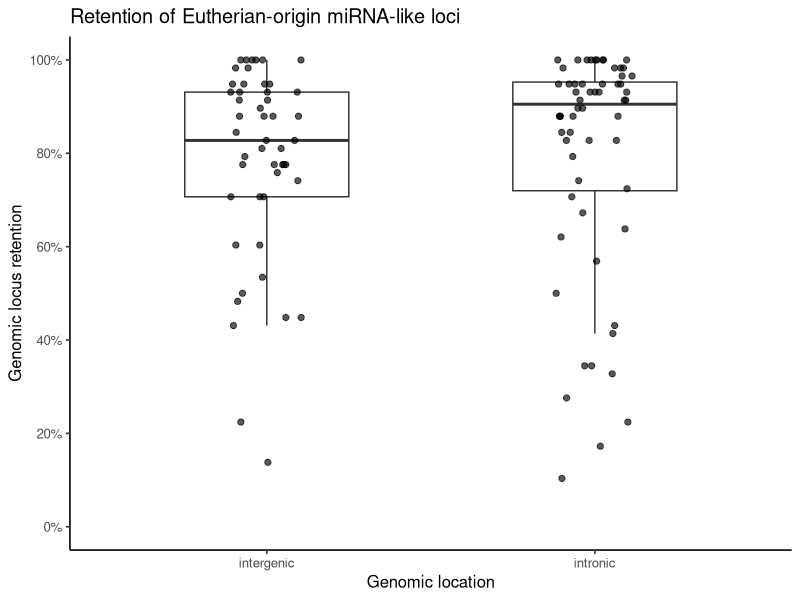
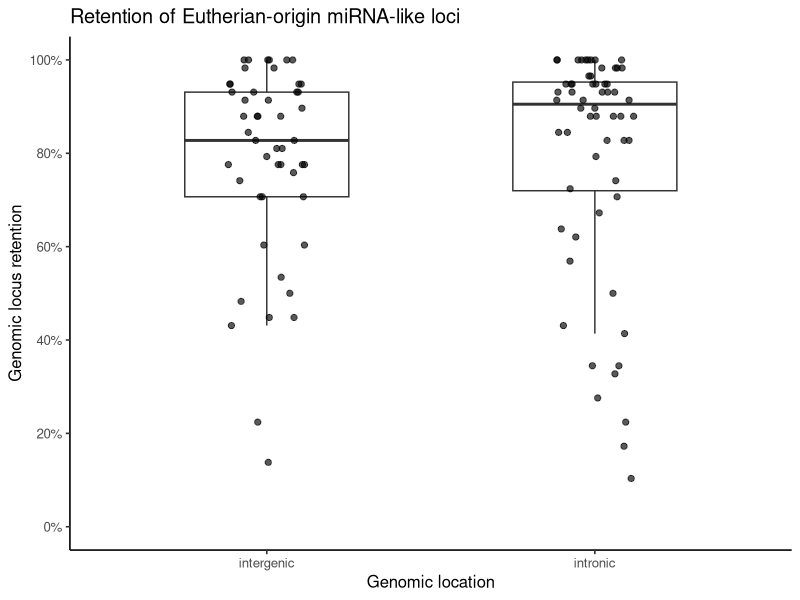

The R script that drew these images, in order:
library(readxl)
library(dplyr)
library(ggplot2)
library(broom)


# ------------------------------------------------------------
# 1. Read the Excel file
# ------------------------------------------------------------

dat_raw <- read_excel(
  "eutheria_intronic.xlsx",
  sheet = "Sheet1"
)

# Inspect the imported data
head(dat_raw)
names(dat_raw)
dim(dat_raw)
str(dat_raw)


# ------------------------------------------------------------
# 2. Examine genomic-location categories
# ------------------------------------------------------------

table(dat_raw$location, useNA = "ifany")


# ------------------------------------------------------------
# 3. Retain only unambiguous intronic and intergenic loci
# ------------------------------------------------------------

dat <- dat_raw %>%
  filter(location %in% c("intronic", "intergenic")) %>%
  mutate(
    # Intergenic is the reference category in the GLM
    location = factor(
      location,
      levels = c("intergenic", "intronic")
    ),
    
    # Number of species in which the locus was not retained
    lost_locus = all_synteny_species - retention_locus,
    
    # Recalculate the retention rate to verify the input column
    retention_rate_check =
      retention_locus / all_synteny_species
  )


# Check the retained dataset
dim(dat)
table(dat$location)
head(dat)


# Verify that all families have 58 assessable species
unique(dat$all_synteny_species)

stopifnot(
  all(dat$all_synteny_species == 58)
)


# Check that the supplied retention rate is correct
all.equal(
  dat$retention_rate,
  dat$retention_rate_check
)


# Check for impossible values
stopifnot(
  all(dat$retention_locus >= 0),
  all(dat$lost_locus >= 0),
  all(dat$retention_locus <= dat$all_synteny_species)
)


# ------------------------------------------------------------
# 4. Descriptive statistics
# ------------------------------------------------------------

descriptive_stats <- dat %>%
  group_by(location) %>%
  summarise(
    n_families = n(),
    
    mean_retained_loci =
      mean(retention_locus),
    
    sd_retained_loci =
      sd(retention_locus),
    
    median_retained_loci =
      median(retention_locus),
    
    min_retained_loci =
      min(retention_locus),
    
    max_retained_loci =
      max(retention_locus),
    
    mean_retention_rate =
      mean(retention_rate_check),
    
    sd_retention_rate =
      sd(retention_rate_check),
    
    median_retention_rate =
      median(retention_rate_check),
    
    IQR_retention_rate =
      IQR(retention_rate_check),
    
    .groups = "drop"
  )

print(descriptive_stats)


# Optional: display proportions as percentages
descriptive_stats_percent <- descriptive_stats %>%
  mutate(
    mean_retention_percent =
      100 * mean_retention_rate,
    
    median_retention_percent =
      100 * median_retention_rate
  )

print(descriptive_stats_percent)


# ------------------------------------------------------------
# 5. Fit an ordinary binomial GLM
# ------------------------------------------------------------
# This model is fitted mainly to evaluate overdispersion.
#
# Response:
#   retained loci versus lost loci
#
# Predictor:
#   location, with intergenic as the reference category
# ------------------------------------------------------------

fit_binomial <- glm(
  cbind(retention_locus, lost_locus) ~ location,
  family = binomial(link = "logit"),
  data = dat
)

summary(fit_binomial)


# ------------------------------------------------------------
# 6. Evaluate overdispersion
# ------------------------------------------------------------

pearson_chisq <- sum(
  residuals(fit_binomial, type = "pearson")^2
)

residual_df <- df.residual(fit_binomial)

dispersion_ratio <- pearson_chisq / residual_df

overdispersion_results <- data.frame(
  Pearson_chisquare = pearson_chisq,
  residual_df = residual_df,
  dispersion_ratio = dispersion_ratio
)

print(overdispersion_results)


# A dispersion ratio substantially greater than 1 indicates
# that the ordinary binomial variance is too small.
#
# In that case, use a quasibinomial GLM.


# ------------------------------------------------------------
# 7. Fit the primary quasibinomial GLM
# ------------------------------------------------------------

fit_quasi <- glm(
  cbind(retention_locus, lost_locus) ~ location,
  family = quasibinomial(link = "logit"),
  data = dat
)

summary(fit_quasi)


# ------------------------------------------------------------
# 8. Extract the coefficient table
# ------------------------------------------------------------

coefficient_table <- coef(summary(fit_quasi))

print(coefficient_table)


# Extract the intronic-location coefficient
beta_intronic <- coefficient_table[
  "locationintronic",
  "Estimate"
]

se_intronic <- coefficient_table[
  "locationintronic",
  "Std. Error"
]

t_intronic <- coefficient_table[
  "locationintronic",
  "t value"
]

p_intronic <- coefficient_table[
  "locationintronic",
  "Pr(>|t|)"
]


# ------------------------------------------------------------
# 9. Convert the coefficient to an odds ratio
# ------------------------------------------------------------

odds_ratio <- exp(beta_intronic)

odds_ratio


# Interpretation:
#
# OR > 1:
#   higher estimated retention odds for intronic loci
#
# OR < 1:
#   lower estimated retention odds for intronic loci
#
# OR = 1:
#   no difference


# ------------------------------------------------------------
# 10. Calculate a 95% confidence interval
# ------------------------------------------------------------
# Because this is a quasibinomial model, use the t distribution
# and the residual degrees of freedom.
# ------------------------------------------------------------

df_residual <- df.residual(fit_quasi)

critical_t <- qt(
  0.975,
  df = df_residual
)

beta_CI_lower <- beta_intronic -
  critical_t * se_intronic

beta_CI_upper <- beta_intronic +
  critical_t * se_intronic

OR_CI_lower <- exp(beta_CI_lower)
OR_CI_upper <- exp(beta_CI_upper)


# Combined model-results table
model_results <- data.frame(
  term = "Intronic versus intergenic",
  beta = beta_intronic,
  standard_error = se_intronic,
  t_value = t_intronic,
  residual_df = df_residual,
  p_value = p_intronic,
  odds_ratio = odds_ratio,
  OR_95CI_lower = OR_CI_lower,
  OR_95CI_upper = OR_CI_upper,
  dispersion_parameter = summary(fit_quasi)$dispersion
)

print(model_results)


# ------------------------------------------------------------
# 11. Predicted retention probabilities
# ------------------------------------------------------------
# Predicted probabilities for an average locus in each category
# according to the fitted model.
# ------------------------------------------------------------

new_dat <- data.frame(
  location = factor(
    c("intergenic", "intronic"),
    levels = levels(dat$location)
  )
)

predicted_link <- predict(
  fit_quasi,
  newdata = new_dat,
  type = "link",
  se.fit = TRUE
)

new_dat <- new_dat %>%
  mutate(
    predicted_log_odds =
      as.numeric(predicted_link$fit),
    
    standard_error =
      as.numeric(predicted_link$se.fit),
    
    predicted_probability =
      plogis(predicted_log_odds),
    
    lower_probability =
      plogis(
        predicted_log_odds -
          critical_t * standard_error
      ),
    
    upper_probability =
      plogis(
        predicted_log_odds +
          critical_t * standard_error
      )
  )

print(new_dat)


# ------------------------------------------------------------
# 12. Wilcoxon rank-sum sensitivity analysis
# ------------------------------------------------------------
# This compares the family-level retention-rate distributions
# without assuming a binomial variance structure.
# ------------------------------------------------------------

wilcox_result <- wilcox.test(
  retention_rate_check ~ location,
  data = dat,
  exact = FALSE,
  conf.int = TRUE
)

print(wilcox_result)


# ------------------------------------------------------------
# 13. Optional effect-size difference in descriptive means
# ------------------------------------------------------------

mean_rates <- dat %>%
  group_by(location) %>%
  summarise(
    mean_retention =
      mean(retention_rate_check),
    .groups = "drop"
  )

mean_rates

mean_intronic <- mean_rates$mean_retention[
  mean_rates$location == "intronic"
]

mean_intergenic <- mean_rates$mean_retention[
  mean_rates$location == "intergenic"
]

mean_difference <- mean_intronic - mean_intergenic

mean_difference


# ------------------------------------------------------------
# 14. Plot the observed retention distributions
# ------------------------------------------------------------

retention_plot <- ggplot(
  dat,
  aes(
    x = location,
    y = retention_rate_check
  )
) +
  geom_boxplot(
    width = 0.5,
    outlier.shape = NA
  ) +
  geom_jitter(
    width = 0.12,
    height = 0,
    size = 1.8,
    alpha = 0.65
  ) +
  scale_y_continuous(
    limits = c(0, 1),
    breaks = seq(0, 1, 0.2),
    labels = scales::percent_format(
      accuracy = 1
    )
  ) +
  labs(
    x = "Genomic location",
    y = "Genomic locus retention",
    title = "Retention of Eutherian-origin miRNA-like loci"
  ) +
  theme_classic(
    base_size = 12
  )

print(retention_plot)


# Save the plot
ggsave(
  filename = "eutheria_retention_intronic_intergenic.pdf",
  plot = retention_plot,
  width = 5,
  height = 4
)


# ------------------------------------------------------------
# 15. Export results
# ------------------------------------------------------------

write.csv(
  descriptive_stats,
  "eutheria_retention_descriptive_statistics.csv",
  row.names = FALSE
)

write.csv(
  model_results,
  "eutheria_retention_quasibinomial_results.csv",
  row.names = FALSE
)

write.csv(
  new_dat,
  "eutheria_retention_predicted_probabilities.csv",
  row.names = FALSE
)


# ------------------------------------------------------------
# 16. Compact reporting output
# ------------------------------------------------------------

cat(
  "\nNumber of families:",
  nrow(dat),
  "\nIntronic families:",
  sum(dat$location == "intronic"),
  "\nIntergenic families:",
  sum(dat$location == "intergenic"),
  "\n\nQuasibinomial GLM:",
  "\nbeta =",
  round(beta_intronic, 4),
  "\nSE =",
  round(se_intronic, 4),
  "\nt =",
  round(t_intronic, 3),
  "\ndf =",
  df_residual,
  "\nP =",
  signif(p_intronic, 4),
  "\nOR =",
  round(odds_ratio, 3),
  "\n95% CI for OR =",
  paste0(
    round(OR_CI_lower, 3),
    "–",
    round(OR_CI_upper, 3)
  ),
  "\nDispersion =",
  round(summary(fit_quasi)$dispersion, 3),
  "\n\nWilcoxon P =",
  signif(wilcox_result$p.value, 4),
  "\n"
)
